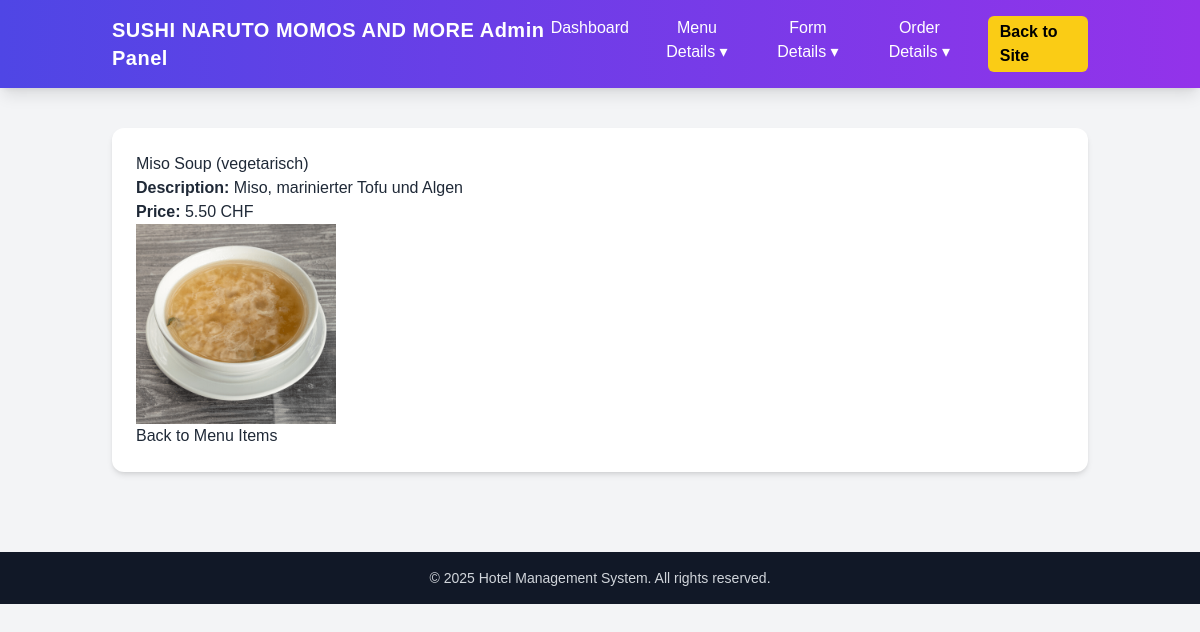
The app's page /menuitems/85/view/, older data.
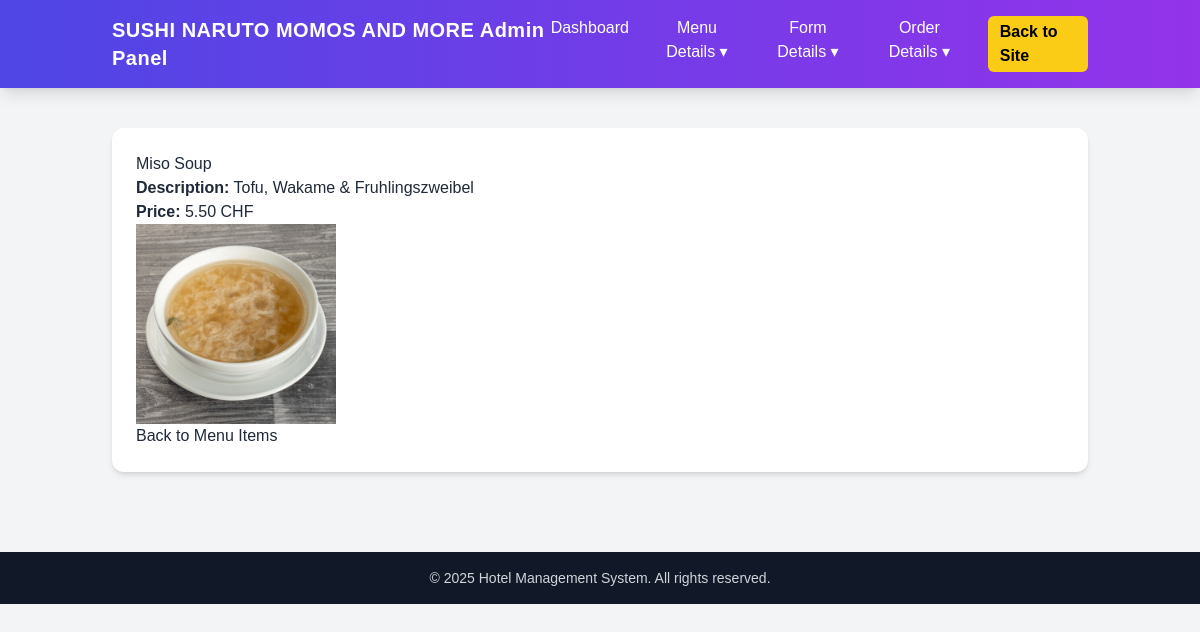
The same page, newer data.
### sushi/models.py (models this page shows, shortened)
class MenuItem(models.Model):
    category = models.ForeignKey(MenuCategory, on_delete=models.CASCADE)
    name = models.CharField(max_length=100)
    description = models.TextField(blank=True)
    price = models.DecimalField(max_digits=6, decimal_places=2)
    image = models.ImageField(upload_to='menu_images/', blank=True, null=True)
    featured = models.BooleanField(default=False)

### sushi/views.py (the view)
# urls.py: path('menuitems/<int:pk>/view/', views.menuitem_view, name='menuitem_view'),
def menuitem_view(request, pk):
    item = get_object_or_404(MenuItem, pk=pk)
    return render(request, 'admin2/menuitem_view.html', {'item': item})

### sushi/templates/admin2/menuitem_view.html
{% extends 'admin2/base2.html' %}
{% block content %}
<h2>{{ item.name }}</h2>
<p><b>Description:</b> {{ item.description }}</p>
<p><b>Price:</b> {{ item.price }} CHF</p>
{% if item.image %}
    <img src="{{ item.image.url }}" alt="{{ item.name }}" style="max-width:200px;">
{% endif %}
<a href="{% url 'menuitem_list' %}">Back to Menu Items</a>
{% endblock %}

### sushi/templates/admin2/base2.html (shortened to what this page needs)
{% load static %}
<!DOCTYPE html>
<html lang="en">
<head>
    <link rel="stylesheet" href="{% static 'css/auth.css' %}">
    <script src="https://cdn.tailwindcss.com"></script>
</head>
<body class="bg-gray-100 text-gray-800 font-sans">
    <header class="bg-gradient-to-r from-indigo-600 to-purple-600 shadow-lg">
        <nav class="container mx-auto flex justify-between items-center py-4 px-6 text-white relative">
            <div class="text-xl font-bold tracking-wide">
                SUSHI NARUTO MOMOS AND MORE Admin Panel
            </div>
            <div id="menu"
                class="hidden lg:flex flex-col lg:flex-row lg:space-x-6 space-y-2 lg:space-y-0 absolute lg:static top-16 left-0 w-full lg:w-auto bg-indigo-700 lg:bg-transparent p-4 lg:p-0 z-50 rounded-lg">
                <a href="{% url 'admin_manage' %}" class="hover:text-yellow-300 transition font-medium">Dashboard</a>
                <div class="group relative">
                    <button class="hover:text-yellow-300 transition font-medium">Menu Details ▾</button>
                </div>
                <div class="group relative">
                    <button class="hover:text-yellow-300 transition font-medium">Form Details ▾</button>
                </div>
                <div class="group relative">
                    <button class="hover:text-yellow-300 transition font-medium">Order Details ▾</button>
                </div>
                <a href="/" class="bg-yellow-400 hover:bg-yellow-500 text-black font-semibold px-3 py-1 rounded-md transition">
                    Back to Site
                </a>
            </div>
        </nav>
    </header>
    <main class="container mx-auto px-6 py-10">
        <div class="bg-white rounded-xl shadow-md p-6">
            {% block content %}{% endblock %}
        </div>
    </main>
    <footer class="bg-gray-900 text-gray-300 text-center py-4 mt-10">
        <p class="text-sm">&copy; <span id="year"></span> Hotel Management System. All rights reserved.</p>
    </footer>
</body>
</html>

### sushi/static/css/auth.css (style rules this page uses)
* { margin: 0; padding: 0; box-sizing: border-box; font-family: 'Poppins', sans-serif; }

Row changes from the older to the newer data that the page shows:
changed MenuItem: name "Miso Soup (vegetarisch)" → "Miso Soup"; description "Miso, marinierter Tofu und Algen" → "Tofu, Wakame & Fruhlingszweibel"
